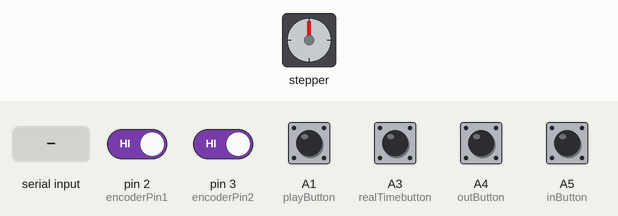
Simulated run of this sketch. Board: Arduino Uno, built with avr-gcc and run on an emulated ATmega328P. Parts: stepper motor. Wiring (inferred from the names in the program): stepper motor (2048 steps per turn assumed): coils pin 9, pin 10, pin 11, pin 12. The inputs (shaded band) are chosen by the test bench; at power-on: A1 (playButton), A3 (realTimebutton), A4 (outButton), A5 (inButton), pin 2 (encoderPin1), pin 3 (encoderPin2) HIGH. What the sketch prints to the serial monitor is not drawn.

Above: at 3.2 s.
3.3 s: A1 (playButton) pulled LOW for 0.15 s
At 4.3 s:
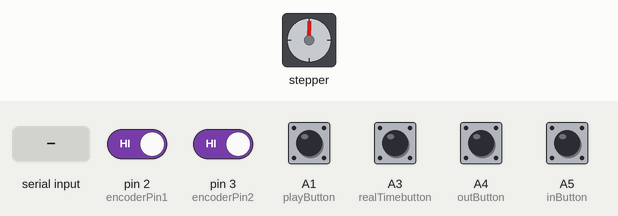
4.9 s: A3 (realTimebutton) pulled LOW for 0.15 s
At 5.6 s:
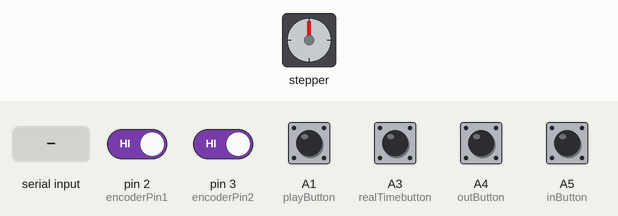
6.5 s: byte 3 (3) received over Serial
At 6.58 s:
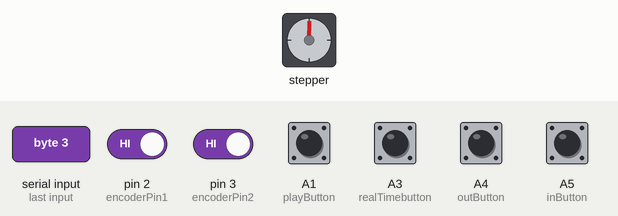
Timing chart, 0 to 9.5 s (numbered marks = the images above; inputs shaded):
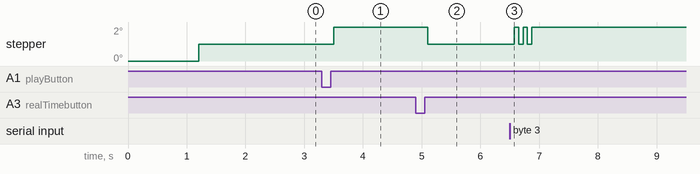

The sketch:

Follow_Focus_Sender_22_1_13.ino
```cpp
// Movement of Optical encoder is translated to moving stepper
// THIS IS A WORKING VERSION 22.1.13

//      Adi Soffer  2013       //
//    for more info visit      //
// http://adisoffer.tumblr.com //

#include <OneButton.h>

//these pins can not be changed 2/3 are special pins
int encoderPin1 = 2;
int encoderPin2 = 3;

int lastEncoded = 0;
int encoderValue = 0;

int lastencoderValue = 0;
int lastMSB = LOW;
int lastLSB = LOW;

//LEDs
#define realTimeLED 12      //Real Time LED
#define playLED 9          //PLay LED
#define inLED 11            //In LED
#define outLED 10           //Out LED

// Setup OneButton
OneButton realTimebutton(A3, true);
OneButton playButton (A1, true);
OneButton inButton (A5, true);
OneButton outButton (A4, true);

//Values for focus points
volatile int inPoint = 0;
volatile int outPoint = 3000;

//Blink without delay
boolean ledState = LOW;
long previousMillis = 0;
int ledInterval = 75;

//Defining booleans
boolean rClickedOnce = false;
boolean rLongPress = false;
boolean pClickedOnce = false;
boolean highEndMark = false;
boolean lowEndMark = false;
boolean startUp = false;

//Value for sendFunction - to send over Xbee
byte value;

//value for variable speed - to send over Xbee
int valToRemap;
int encoderValToRemap;

//Value to recieve from 2nd Xbee: when "play" or "rewind" has finished"
int dataReceive;

//Modes
int mode;
#define Stop 1
#define LENSCALIB 2

void setup(){
  Serial.begin(115200);

  //Pinmodes
  pinMode (realTimeLED, OUTPUT);
  pinMode (playLED, OUTPUT);
  pinMode (inLED, OUTPUT);
  pinMode (outLED, OUTPUT);
  pinMode(encoderPin1, INPUT);
  pinMode(encoderPin2, INPUT);

  digitalWrite(encoderPin1, HIGH); //turn pullup resistor on
  digitalWrite(encoderPin2, HIGH); //turn pullup resistor on

  //Attach Click to Buttons
  realTimebutton.attachClick(Click);
  playButton.attachClick(ClickPlay);
  inButton.attachClick(ClickIn);
  outButton.attachClick(ClickOut);

  //Attach Press to Real Time for calibrating lens and motor
  realTimebutton.attachPress(rPress);
  //StartUp light


}

void loop(){

  int MSB = digitalRead(encoderPin1); //MSB = most significant bit
  int LSB = digitalRead(encoderPin2); //LSB = least significant bit

  //only if changed value
  if(lastMSB != MSB || lastLSB != LSB){
    updateEncoder(MSB, LSB);
  }
  if (startUp == false)
  {
    for (int x=0;x<3;x++)
    {
      for (int l=9;l<13;l++)
      {
        digitalWrite(l,HIGH);
        delay (100);
        digitalWrite(l,LOW);
        delay (100);
      }
    }
    startUp = true;
  }


  // keep watching the push buttons:
  realTimebutton.tick();
  playButton.tick();
  inButton.tick();
  outButton.tick();

  // filter signal from stepper motor
  //arduino when(play/rewind) is done.
  if (Serial.available())
  {
    dataReceive = Serial.read();
    if (dataReceive == 1)
    {
      pClickedOnce = false;
      rClickedOnce = false;
      digitalWrite(playLED, LOW);
    }
    else if (dataReceive == 2)
      blinkMark (inLED);

    else if (dataReceive == 3)
      blinkMark (outLED);
  }

  switch (mode)
  {

  case LENSCALIB:
    {
      blinkFunction (realTimeLED);

      if (lowEndMark == true && highEndMark == true ||rClickedOnce == true || pClickedOnce == true)
      {
        rLongPress = false;
        digitalWrite (realTimeLED, LOW);
        if (rClickedOnce == true)
          digitalWrite(realTimeLED, HIGH);
        if (pClickedOnce == true)
          digitalWrite (playLED, HIGH);
        mode = Stop;
        break;
      }
    }
  }
}


void updateEncoder(int MSB, int LSB){
  lastMSB = MSB;
  lastLSB = LSB;


  int encoded = (MSB << 1) |LSB; //converting the 2 pin value to single number
  int sum  = (lastEncoded << 2) | encoded; //adding it to the previous encoded value

  if(sum == 0b1101 || sum == 0b0100 || sum == 0b0010 || sum == 0b1011)
  {
    encoderValue ++;

    // This is a function making use of the data
    // in 2 different ways: 1/as encoder value
    // 2/as speed value for play/rewind
    // depending on state of switches.
    sendFunction (1);
  }
  if(sum == 0b1110 || sum == 0b0111 || sum == 0b0001 || sum == 0b1000)
  {
    encoderValue --;

    // This is a function makinf use of the data
    // in 2 different ways: 1/as encoder value
    // 2/as speed value for play/rewind
    // depending on state of switches.
    sendFunction(2);
  }
  lastEncoded = encoded; //store this value for next time
}

//4 Buttons Click Functions

//Real Time Switch
void Click() {
  digitalWrite(playLED, LOW);
  rLongPress = false;
  if (rClickedOnce == false )
  {
    rClickedOnce = true;
    digitalWrite(realTimeLED, HIGH);
    Serial.write (6);
  }
  else
  {
    digitalWrite(realTimeLED, LOW);
    rClickedOnce = false;
  }
}
// Press Function - calibrating lens and stepper

void rPress() {
  if (rLongPress == false) {
    rLongPress = true;
    rClickedOnce = false;
    highEndMark = false;
    lowEndMark = false;
    Serial.write (9);
    mode = LENSCALIB;
  }
  else
  {
    rLongPress = false;
    digitalWrite(realTimeLED, LOW);
    mode = Stop;
  }
}

//Play Switch
void ClickPlay () {
  //terminate realtime in case it wasn't stopped
  if (pClickedOnce == false)
  {
    pClickedOnce = true;
    rClickedOnce = false;
    rLongPress = false;
    digitalWrite(realTimeLED, LOW);
    digitalWrite(playLED, HIGH);
    Serial.write(5);
    //Serial.print("pressed");
  }
  else
  {
    pClickedOnce = false;
    digitalWrite(playLED, LOW);
  }
}

//In Switch
void ClickIn () {
  // Saving In
  if (rClickedOnce == true)
  {
    inPoint = encoderValue;
    Serial.write (3);
  }
  else if (rLongPress == true)
  {
    lowEndMark = true;
    Serial.write (7);
  }
}

//Out Switch
void ClickOut() {
  //Saving Out
  if (rClickedOnce == true)
  {
    Serial.write (4);
    outPoint = encoderValue;
  }
  else if (rLongPress == true)
  {
    highEndMark = true;
    Serial.write (8);
  }
}


int blinkFunction (int y)   // Blink without delay
{
  unsigned long currentMillis = millis ();
  if (currentMillis - previousMillis>ledInterval)
  {
    previousMillis = currentMillis;
    if (ledState == LOW)
      ledState = HIGH;
    else
      ledState = LOW;
    digitalWrite (y, ledState);

  }
}

int blinkMark (int y)
{
  boolean b = HIGH;
  for (int i=0;i<6;i++)
  {
    digitalWrite(y, b);
    delay(75);
    b=!b;
  }
}

int sendFunction(byte value)
{
  // 1/Send encoder value to move stepper
  if (rClickedOnce == true||rLongPress == true)
    Serial.write (value);

  else if (pClickedOnce == false)
  {
    // 2/Send remapped value to change speed of stepper
    encoderValToRemap = encoderValue;

    if (inPoint<outPoint)
    {
      if (encoderValToRemap< inPoint)
        encoderValToRemap = inPoint;

      if (encoderValToRemap>outPoint)
        encoderValToRemap = outPoint;
    }
    else
    {
      if (encoderValToRemap>inPoint)
        encoderValToRemap = inPoint;

      if (encoderValToRemap<outPoint)
        encoderValToRemap = outPoint;
    }

    //remap value to ba able to send bytes
    valToRemap = focusSpeed(encoderValToRemap);
  }
}


int focusSpeed (int valToRemap)
{
  //remapped value sent to "receiving" arduino to change stepper speed
  //during play/rewind.
  valToRemap = map(valToRemap, inPoint, outPoint, 10, 30);

  if (valToRemap>30)
    valToRemap = 30;

  if (valToRemap<10)
    valToRemap = 10;

  Serial.write (valToRemap);
}
```

Measured:
- after the input at 6.5 s, stepper: alternates 2° for 0.08 s and 1° for 0.08 s, 5 changes in all, then stays 2°, starting after 0.08 s
